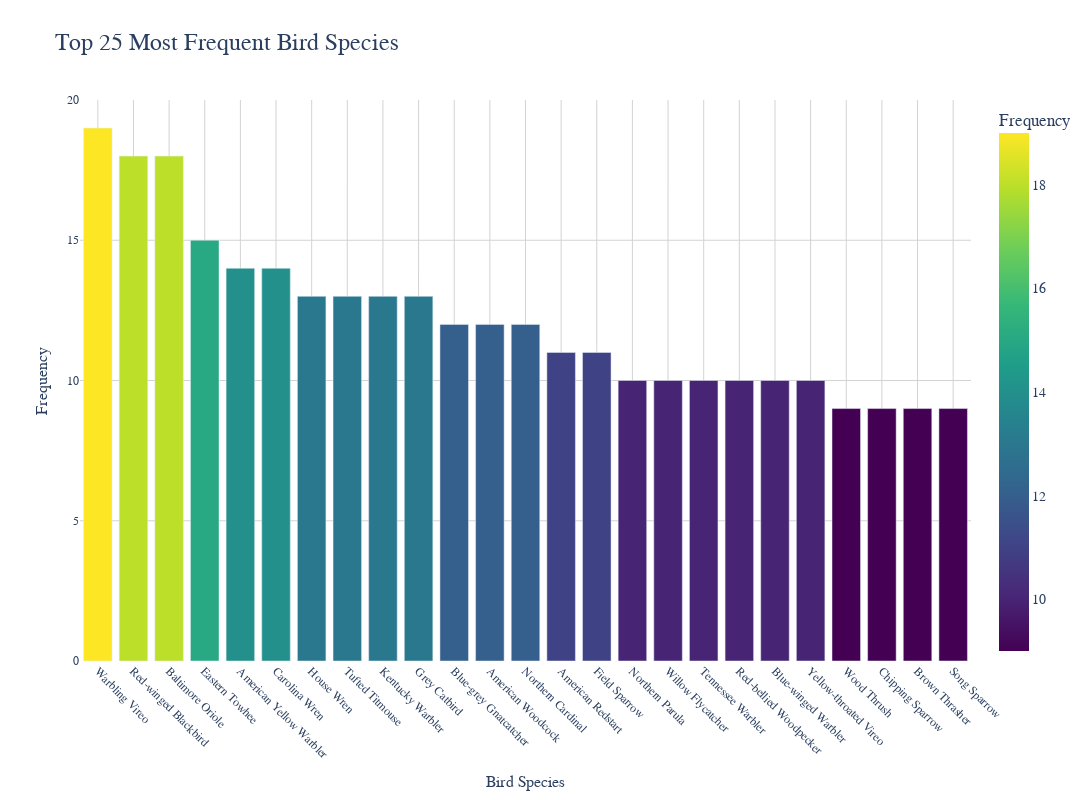

Notebook code for this chart:
### Code cell
top_25_birds = data['common_name'].value_counts().nlargest(25)

fig = px.bar(
    x=top_25_birds.index,
    y=top_25_birds.values,
    labels={'x': 'Bird Species', 'y': 'Frequency'},
    title='Top 25 Most Frequent Bird Species',
    color=top_25_birds.values,
    color_continuous_scale='viridis'
)

fig.update_layout(
    font=dict(family="Arial", size=14),
    plot_bgcolor='white',
    xaxis=dict(
        tickangle=45,
        title_font=dict(size=16),
        tickfont=dict(size=12),
        gridcolor='lightgray'
    ),
    yaxis=dict(
        title_font=dict(size=16),
        tickfont=dict(size=12),
        gridcolor='lightgray'
    ),
    coloraxis_colorbar=dict(title='Frequency'),
    title=dict(font=dict(size=24)),
    height=800,
    width=1200
)

fig.show()

### Figure 1 — Plotly figure (JSON) as saved in the notebook; plotly's stock layout.template omitted (floating-point values rounded to 4 significant figures)
{"data": [{"alignmentgroup": "True", "hovertemplate": "Bird Species=%{x}<br>Frequency=%{y}<br>color=%{marker.color}<extra></extra>", "legendgroup": "", "marker": {"color": [19, 18, 18, 15, 14, 14, 13, 13, 13, 13, 12, 12, 12, 11, 11, 10, 10, 10, 10, 10, 10, 9, 9, 9, 9], "coloraxis": "coloraxis", "pattern": {"shape": ""}}, "name": "", "offsetgroup": "", "orientation": "v", "showlegend": false, "textposition": "auto", "type": "bar", "x": ["Warbling Vireo", "Red-winged Blackbird", "Baltimore Oriole", "Eastern Towhee", "American Yellow Warbler", "Carolina Wren", "House Wren", "Tufted Titmouse", "Kentucky Warbler", "Grey Catbird", "Blue-grey Gnatcatcher", "American Woodcock", "Northern Cardinal", "American Redstart", "Field Sparrow", "Northern Parula", "Willow Flycatcher", "Tennessee Warbler", "Red-bellied Woodpecker", "Blue-winged Warbler", "Yellow-throated Vireo", "Wood Thrush", "Chipping Sparrow", "Brown Thrasher", "Song Sparrow"], "xaxis": "x", "y": [19, 18, 18, 15, 14, 14, 13, 13, 13, 13, 12, 12, 12, 11, 11, 10, 10, 10, 10, 10, 10, 9, 9, 9, 9], "yaxis": "y"}], "layout": {"barmode": "relative", "coloraxis": {"colorbar": {"title": {"text": "Frequency"}}, "colorscale": [[0, "#440154"], [0.1111, "#482878"], [0.2222, "#3e4989"], [0.3333, "#31688e"], [0.4444, "#26828e"], [0.5556, "#1f9e89"], [0.6667, "#35b779"], [0.7778, "#6ece58"], [0.8889, "#b5de2b"], [1, "#fde725"]]}, "font": {"family": "Arial", "size": 14}, "height": 800, "legend": {"tracegroupgap": 0}, "plot_bgcolor": "white", "title": {"font": {"size": 24}, "text": "Top 25 Most Frequent Bird Species"}, "width": 1200, "xaxis": {"anchor": "y", "domain": [0, 1], "gridcolor": "lightgray", "tickangle": 45, "tickfont": {"size": 12}, "title": {"font": {"size": 16}, "text": "Bird Species"}}, "yaxis": {"anchor": "x", "domain": [0, 1], "gridcolor": "lightgray", "tickfont": {"size": 12}, "title": {"font": {"size": 16}, "text": "Frequency"}}}}
